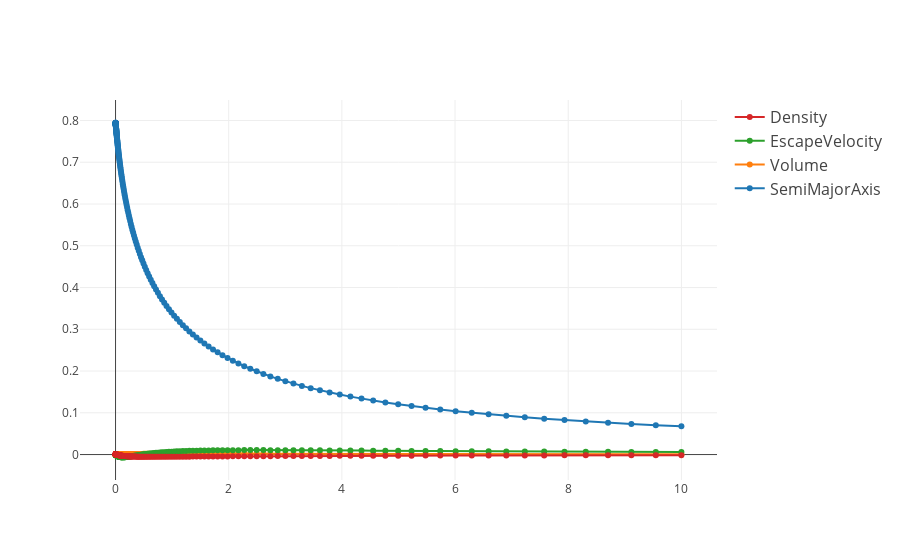

The notebook cell this image was saved under:
### Code cell
data = []
for i in comn_name1:
    p = go.Scatter(x= df.alpha, y= df.loc[:,i].tolist(), mode='lines+markers', name=i, hoverinfo='name', line=dict(shape='linear'))
    data.append(p)
        
layout = dict(
    legend=dict(
        
        traceorder='reversed',
        font=dict(size=16)
    )
)
fig = dict(data=data, layout=layout)
plot.iplot(fig, filename='MPG - RIDGE')

### Figure 1 — Plotly figure (JSON) as saved in the notebook; plotly's stock layout.template omitted (floating-point values rounded to 4 significant figures; data arrays with more than 128 entries replaced by an {"elided": "..."} marker saying what was removed)
{"data": [{"hoverinfo": "name", "line": {"shape": "linear"}, "mode": "lines+markers", "name": "SemiMajorAxis", "type": "scatter", "x": {"elided": "200 float values"}, "y": {"elided": "200 float values"}}, {"hoverinfo": "name", "line": {"shape": "linear"}, "mode": "lines+markers", "name": "Volume", "type": "scatter", "x": {"elided": "200 float values"}, "y": {"elided": "200 float values"}}, {"hoverinfo": "name", "line": {"shape": "linear"}, "mode": "lines+markers", "name": "EscapeVelocity", "type": "scatter", "x": {"elided": "200 float values"}, "y": {"elided": "200 float values"}}, {"hoverinfo": "name", "line": {"shape": "linear"}, "mode": "lines+markers", "name": "Density", "type": "scatter", "x": {"elided": "200 float values"}, "y": {"elided": "200 float values"}}], "layout": {"legend": {"font": {"size": 16}, "traceorder": "reversed"}}}
